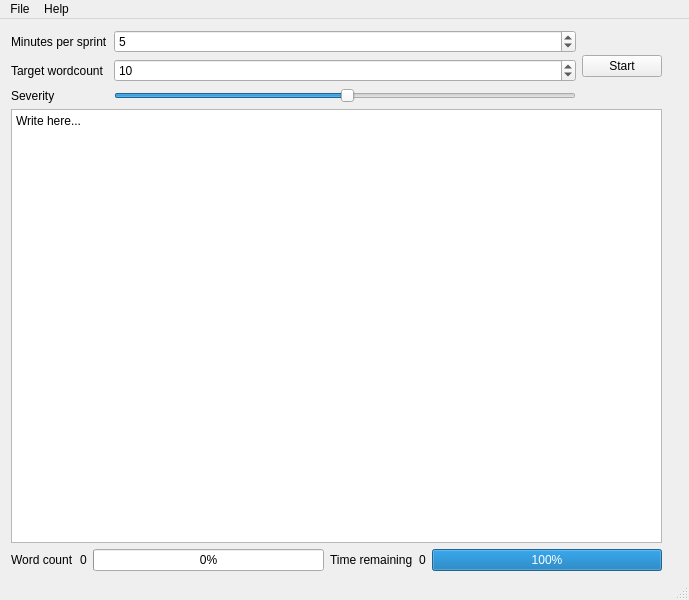
<?xml version="1.0" encoding="UTF-8"?>
<ui version="4.0">
 <class>MainWindow</class>
 <widget class="QMainWindow" name="MainWindow">
  <property name="geometry">
   <rect>
    <x>0</x>
    <y>0</y>
    <width>689</width>
    <height>600</height>
   </rect>
  </property>
  <property name="windowTitle">
   <string>MainWindow</string>
  </property>
  <widget class="QWidget" name="centralwidget">
   <widget class="QWidget" name="layoutWidget">
    <property name="geometry">
     <rect>
      <x>11</x>
      <y>11</y>
      <width>651</width>
      <height>541</height>
     </rect>
    </property>
    <layout class="QVBoxLayout" name="verticalLayout">
     <item>
      <layout class="QHBoxLayout" name="horizontalLayout">
       <item>
        <layout class="QFormLayout" name="formLayout">
         <item row="0" column="0">
          <widget class="QLabel" name="minutes_per_sprint_label">
           <property name="text">
            <string>Minutes per sprint</string>
           </property>
           <property name="wordWrap">
            <bool>true</bool>
           </property>
          </widget>
         </item>
         <item row="0" column="1">
          <widget class="QSpinBox" name="minutes_per_sprint_spinbox">
           <property name="value">
            <number>5</number>
           </property>
          </widget>
         </item>
         <item row="1" column="0">
          <widget class="QLabel" name="target_wordcount_label">
           <property name="text">
            <string>Target wordcount</string>
           </property>
           <property name="wordWrap">
            <bool>true</bool>
           </property>
          </widget>
         </item>
         <item row="1" column="1">
          <widget class="QSpinBox" name="target_wordcount_spinbox">
           <property name="maximum">
            <number>500</number>
           </property>
           <property name="value">
            <number>10</number>
           </property>
          </widget>
         </item>
         <item row="2" column="0">
          <widget class="QLabel" name="severity_label">
           <property name="text">
            <string>Severity</string>
           </property>
          </widget>
         </item>
         <item row="2" column="1">
          <widget class="QSlider" name="severity_slider">
           <property name="sliderPosition">
            <number>50</number>
           </property>
           <property name="orientation">
            <enum>Qt::Horizontal</enum>
           </property>
          </widget>
         </item>
        </layout>
       </item>
       <item>
        <widget class="QPushButton" name="start_button">
         <property name="text">
          <string>Start</string>
         </property>
        </widget>
       </item>
      </layout>
     </item>
     <item>
      <widget class="QPlainTextEdit" name="textarea">
       <property name="plainText">
        <string>Write here...</string>
       </property>
      </widget>
     </item>
     <item>
      <layout class="QHBoxLayout" name="horizontalLayout_2">
       <item>
        <widget class="QLabel" name="wordcount_label">
         <property name="text">
          <string>Word count</string>
         </property>
        </widget>
       </item>
       <item>
        <widget class="QLabel" name="wordcount_value_label">
         <property name="text">
          <string>0</string>
         </property>
        </widget>
       </item>
       <item>
        <widget class="QProgressBar" name="wordcount_progressBar">
         <property name="value">
          <number>0</number>
         </property>
        </widget>
       </item>
       <item>
        <widget class="QLabel" name="time_remaining_label">
         <property name="text">
          <string>Time remaining</string>
         </property>
        </widget>
       </item>
       <item>
        <widget class="QLabel" name="time_remaining_value_label">
         <property name="text">
          <string>0</string>
         </property>
        </widget>
       </item>
       <item>
        <widget class="QProgressBar" name="time_remaining_progressBar">
         <property name="value">
          <number>100</number>
         </property>
        </widget>
       </item>
      </layout>
     </item>
    </layout>
   </widget>
  </widget>
  <widget class="QMenuBar" name="menubar">
   <property name="geometry">
    <rect>
     <x>0</x>
     <y>0</y>
     <width>689</width>
     <height>24</height>
    </rect>
   </property>
   <widget class="QMenu" name="menuHelp">
    <property name="title">
     <string>Help</string>
    </property>
    <addaction name="actionSettings"/>
    <addaction name="actionAbout"/>
   </widget>
   <widget class="QMenu" name="menuFile">
    <property name="title">
     <string>File</string>
    </property>
    <addaction name="actionOpen"/>
    <addaction name="actionSave"/>
   </widget>
   <addaction name="menuFile"/>
   <addaction name="menuHelp"/>
  </widget>
  <widget class="QStatusBar" name="statusbar"/>
  <action name="actionSettings">
   <property name="text">
    <string>Settings</string>
   </property>
  </action>
  <action name="actionOpen">
   <property name="text">
    <string>Open</string>
   </property>
  </action>
  <action name="actionSave">
   <property name="text">
    <string>Save</string>
   </property>
  </action>
  <action name="actionAbout">
   <property name="text">
    <string>About</string>
   </property>
  </action>
 </widget>
 <resources/>
 <connections/>
</ui>
